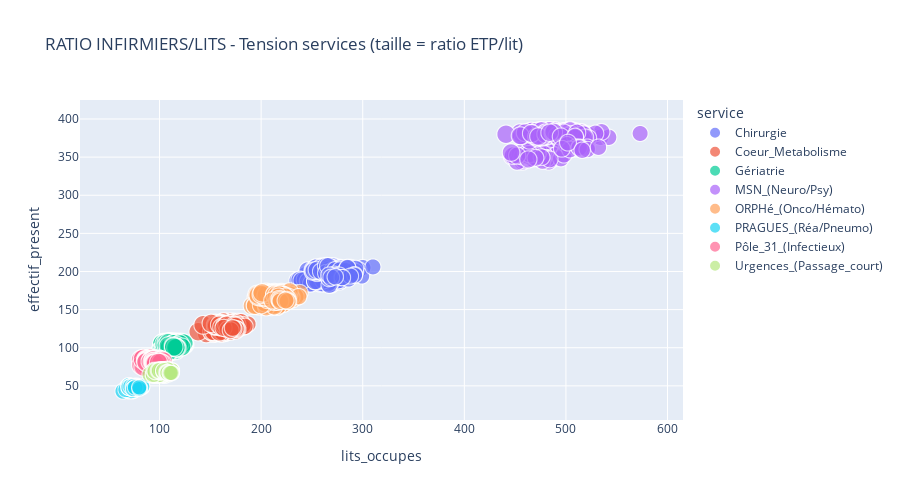

This figure's notebook cell:
### Code cell
# Ratio infirmiers / lits 
df_merge_perso = df_perso[df_perso['categorie']=='infirmiers'].groupby(['date','service'])['effectif_present'].sum().reset_index()
df_merge_lits = df_lits.groupby(['date','service'])['lits_occupes'].sum().reset_index()

df_tension = df_merge_perso.merge(df_merge_lits, on=['date','service'])
df_tension['ratio_etp_lit'] = df_tension['effectif_present'] / df_tension['lits_occupes']

fig2 = px.scatter(df_tension, x='lits_occupes', y='effectif_present', 
                  size='ratio_etp_lit', color='service', hover_name='service',
                  title="RATIO INFIRMIERS/LITS - Tension services (taille = ratio ETP/lit)")
fig2.update_layout(height=500)
fig2.show()

### Figure 1 — Plotly figure (JSON) as saved in the notebook; plotly's stock layout.template omitted (floating-point values rounded to 4 significant figures; data arrays with more than 128 entries replaced by an {"elided": "..."} marker saying what was removed)
{"data": [{"hovertemplate": "<b>%{hovertext}</b><br><br>service=Chirurgie<br>lits_occupes=%{x}<br>effectif_present=%{y}<br>ratio_etp_lit=%{marker.size}<extra></extra>", "hovertext": {"elided": "366 str values"}, "legendgroup": "Chirurgie", "marker": {"color": "#636efa", "size": {"elided": "366 float values"}, "sizemode": "area", "sizeref": 0.002561, "symbol": "circle"}, "mode": "markers", "name": "Chirurgie", "showlegend": true, "type": "scattergl", "x": {"elided": "366 int values"}, "xaxis": "x", "y": {"elided": "366 int values"}, "yaxis": "y"}, {"hovertemplate": "<b>%{hovertext}</b><br><br>service=Coeur_Metabolisme<br>lits_occupes=%{x}<br>effectif_present=%{y}<br>ratio_etp_lit=%{marker.size}<extra></extra>", "hovertext": {"elided": "366 str values"}, "legendgroup": "Coeur_Metabolisme", "marker": {"color": "#EF553B", "size": {"elided": "366 float values"}, "sizemode": "area", "sizeref": 0.002561, "symbol": "circle"}, "mode": "markers", "name": "Coeur_Metabolisme", "showlegend": true, "type": "scattergl", "x": {"elided": "366 int values"}, "xaxis": "x", "y": {"elided": "366 int values"}, "yaxis": "y"}, {"hovertemplate": "<b>%{hovertext}</b><br><br>service=Gériatrie<br>lits_occupes=%{x}<br>effectif_present=%{y}<br>ratio_etp_lit=%{marker.size}<extra></extra>", "hovertext": {"elided": "366 str values"}, "legendgroup": "Gériatrie", "marker": {"color": "#00cc96", "size": {"elided": "366 float values"}, "sizemode": "area", "sizeref": 0.002561, "symbol": "circle"}, "mode": "markers", "name": "Gériatrie", "showlegend": true, "type": "scattergl", "x": {"elided": "366 int values"}, "xaxis": "x", "y": {"elided": "366 int values"}, "yaxis": "y"}, {"hovertemplate": "<b>%{hovertext}</b><br><br>service=MSN_(Neuro/Psy)<br>lits_occupes=%{x}<br>effectif_present=%{y}<br>ratio_etp_lit=%{marker.size}<extra></extra>", "hovertext": {"elided": "366 str values"}, "legendgroup": "MSN_(Neuro/Psy)", "marker": {"color": "#ab63fa", "size": {"elided": "366 float values"}, "sizemode": "area", "sizeref": 0.002561, "symbol": "circle"}, "mode": "markers", "name": "MSN_(Neuro/Psy)", "showlegend": true, "type": "scattergl", "x": {"elided": "366 int values"}, "xaxis": "x", "y": {"elided": "366 int values"}, "yaxis": "y"}, {"hovertemplate": "<b>%{hovertext}</b><br><br>service=ORPHé_(Onco/Hémato)<br>lits_occupes=%{x}<br>effectif_present=%{y}<br>ratio_etp_lit=%{marker.size}<extra></extra>", "hovertext": {"elided": "366 str values"}, "legendgroup": "ORPHé_(Onco/Hémato)", "marker": {"color": "#FFA15A", "size": {"elided": "366 float values"}, "sizemode": "area", "sizeref": 0.002561, "symbol": "circle"}, "mode": "markers", "name": "ORPHé_(Onco/Hémato)", "showlegend": true, "type": "scattergl", "x": {"elided": "366 int values"}, "xaxis": "x", "y": {"elided": "366 int values"}, "yaxis": "y"}, {"hovertemplate": "<b>%{hovertext}</b><br><br>service=PRAGUES_(Réa/Pneumo)<br>lits_occupes=%{x}<br>effectif_present=%{y}<br>ratio_etp_lit=%{marker.size}<extra></extra>", "hovertext": {"elided": "366 str values"}, "legendgroup": "PRAGUES_(Réa/Pneumo)", "marker": {"color": "#19d3f3", "size": {"elided": "366 float values"}, "sizemode": "area", "sizeref": 0.002561, "symbol": "circle"}, "mode": "markers", "name": "PRAGUES_(Réa/Pneumo)", "showlegend": true, "type": "scattergl", "x": {"elided": "366 int values"}, "xaxis": "x", "y": {"elided": "366 int values"}, "yaxis": "y"}, {"hovertemplate": "<b>%{hovertext}</b><br><br>service=Pôle_31_(Infectieux)<br>lits_occupes=%{x}<br>effectif_present=%{y}<br>ratio_etp_lit=%{marker.size}<extra></extra>", "hovertext": {"elided": "366 str values"}, "legendgroup": "Pôle_31_(Infectieux)", "marker": {"color": "#FF6692", "size": {"elided": "366 float values"}, "sizemode": "area", "sizeref": 0.002561, "symbol": "circle"}, "mode": "markers", "name": "Pôle_31_(Infectieux)", "showlegend": true, "type": "scattergl", "x": {"elided": "366 int values"}, "xaxis": "x", "y": {"elided": "366 int values"}, "yaxis": "y"}, {"hovertemplate": "<b>%{hovertext}</b><br><br>service=Urgences_(Passage_court)<br>lits_occupes=%{x}<br>effectif_present=%{y}<br>ratio_etp_lit=%{marker.size}<extra></extra>", "hovertext": {"elided": "366 str values"}, "legendgroup": "Urgences_(Passage_court)", "marker": {"color": "#B6E880", "size": {"elided": "366 float values"}, "sizemode": "area", "sizeref": 0.002561, "symbol": "circle"}, "mode": "markers", "name": "Urgences_(Passage_court)", "showlegend": true, "type": "scattergl", "x": {"elided": "366 int values"}, "xaxis": "x", "y": {"elided": "366 int values"}, "yaxis": "y"}], "layout": {"height": 500, "legend": {"itemsizing": "constant", "title": {"text": "service"}, "tracegroupgap": 0}, "title": {"text": "RATIO INFIRMIERS/LITS - Tension services (taille = ratio ETP/lit)"}, "xaxis": {"anchor": "y", "domain": [0, 1], "title": {"text": "lits_occupes"}}, "yaxis": {"anchor": "x", "domain": [0, 1], "title": {"text": "effectif_present"}}}}
